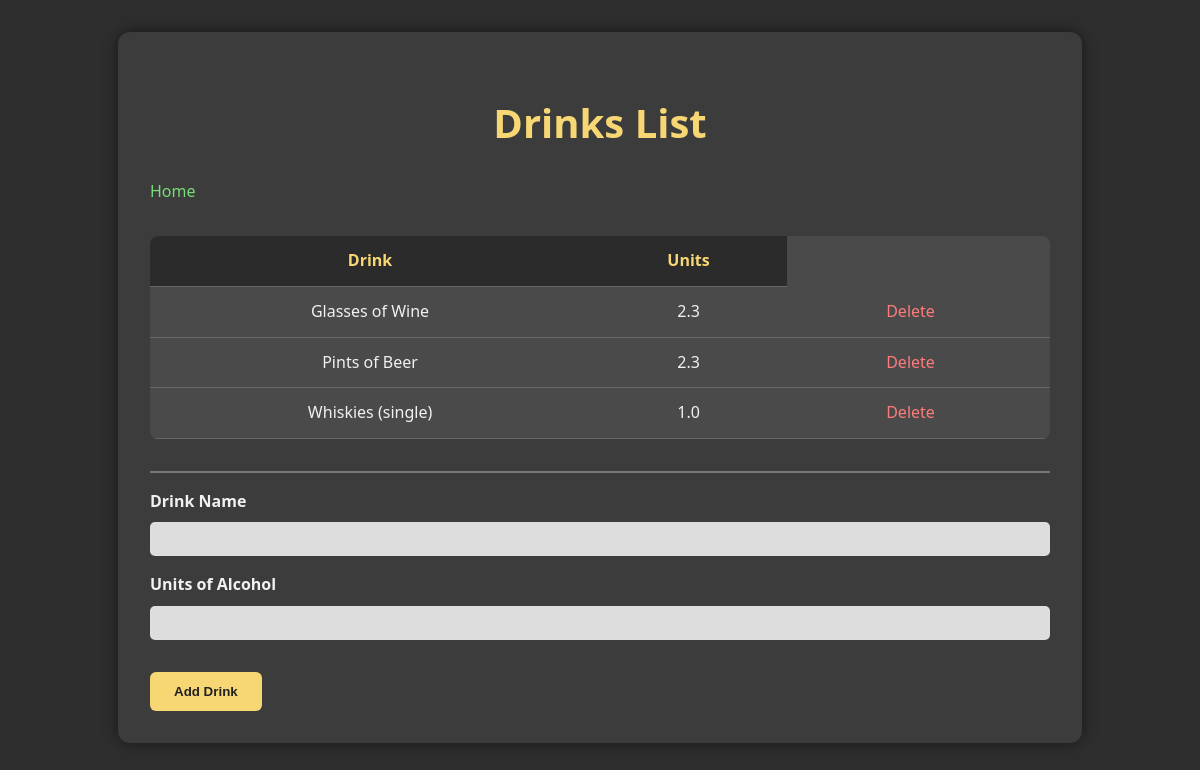
/edit_drinks, run on the app's committed database.
### app.py (models this page shows, shortened)
class Drink(db.Model):
    id = db.Column(db.Integer, primary_key=True)
    name = db.Column(db.String(30), nullable=False, unique=True)
    alcohol_units =db.Column(db.Float, nullable=False)

### app.py (the view)
@app.route("/edit_drinks", methods=["GET", "POST"])
def edit_drinks():
    if request.method == "POST":
        drink_name = request.form.get("drink name")
        drink_units = request.form.get("alcohol units")
        new_drink =Drink(
            name= drink_name,
            alcohol_units=drink_units
        )
        db.session.add(new_drink)
        db.session.commit()
        print("post method")
        return redirect("/edit_drinks")
    else:
        drinks = Drink.query.order_by(Drink.name.asc()).all()
        return render_template("edit_drinks.html", drinks=drinks)

### templates/edit_drinks.html (shortened to what this page needs)
{%extends 'base.html' %}
{%block body%}
    <div class="content">
        <h1>Drinks List</h1>
        <a href="/">Home</a>
        <table>
            <tr>
                <th>Drink</th>
                <th>Units</th>
            </tr>
            {%for drink in drinks%}
                <tr>
                    <td>{{drink.name}}</td>
                    <td>{{drink.alcohol_units}}</td>
                    <td>
                        <a href="/delete_drink/{{drink.id}}">Delete</a>
                    </td>
                </tr>
            {%endfor%}
        </table>
        <form action="/edit_drinks" method="POST">
            <div class="form-row">
                <label for= "drink name" >Drink Name</label>
                <input type="text" id="drink name" name="drink name" >
            </div>
            <div class="form-row">
                <label for= "alcohol units" >Units of Alcohol</label>
                <input type="number" id="alcohol units" name="alcohol units" step="0.01" min="0" >
            </div>
            <input type="submit" value="Add Drink" id="btn_add">
        </form>
    </div>
{%endblock%}

### static/styles.css (style rules this page uses)
body { font-family: 'Segoe UI', Tahoma, Geneva, Verdana, sans-serif; background-color: #2e2e2e; color: #f1f1f1; margin: 0; padding: 0; line-height: 1.6; }
.content { max-width: 900px; margin: 2rem auto; padding: 2rem; background-color: #3c3c3c; border-radius: 12px; box-shadow: 0 0 15px rgba(0,0,0,0.5); }
h1 { text-align: center; font-size: 2.5rem; color: #f7d774; margin-bottom: 1.5rem; }
a { color: #77dd77; text-decoration: none; margin-right: 1rem; }
table { width: 100%; border-collapse: collapse; margin: 2rem 0; background-color: #4a4a4a; border-radius: 8px; overflow: hidden; }
th, td { padding: 0.75rem; text-align: center; border-bottom: 1px solid #666; }
th { background-color: #2b2b2b; color: #f7d774; }
td a { color: #ff7b7b; }
form { margin-top: 2rem; padding-top: 1rem; border-top: 2px solid #777; }
.form-row { margin-bottom: 1rem; display: flex; flex-direction: column; }
label { margin-bottom: 0.5rem; font-weight: bold; }
input[type="text"], input[type="number"] { padding: 0.5rem; border-radius: 5px; border: none; background-color: #ddd; color: #222; font-size: 1rem; }
input[type="submit"] { background-color: #f7d774; color: #222; border: none; padding: 0.75rem 1.5rem; border-radius: 6px; cursor: pointer; font-weight: bold; margin-top: 1rem; transition: background-color 0.2s ease; }

### data on the page
Drink: name "Glasses of Wine", alcohol_units "2.3"
Drink: name "Pints of Beer", alcohol_units "2.3"
Drink: name "Whiskies (single)", alcohol_units "1.0"
